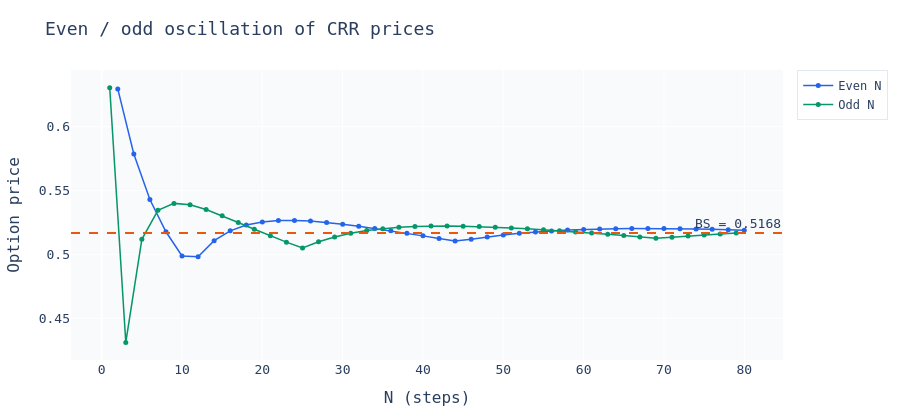

Notebook cell for this chart:
### Markdown cell above
### 6.5 · Even / Odd Oscillation

A well-known feature of the CRR model is that prices for even $n$ and odd $n$ converge to the Black-Scholes value from opposite sides. This oscillation vanishes as $n$ grows, but it explains why practitioners often prefer to average results for $n$ and $n+1$.

### Code cell
fig_osc = parity_oscillation_plot(params, N_max=80)
fig_osc.show()

### Figure 1 — Plotly figure (JSON) as saved in the notebook; plotly's stock layout.template omitted (floating-point values rounded to 4 significant figures)
{"data": [{"line": {"color": "#2563EB", "width": 1.5}, "marker": {"size": 5}, "mode": "lines+markers", "name": "Even N", "x": [2, 4, 6, 8, 10, 12, 14, 16, 18, 20, 22, 24, 26, 28, 30, 32, 34, 36, 38, 40, 42, 44, 46, 48, 50, 52, 54, 56, 58, 60, 62, 64, 66, 68, 70, 72, 74, 76, 78, 80], "y": [0.6295, 0.5787, 0.543, 0.5178, 0.4988, 0.4982, 0.5108, 0.5185, 0.523, 0.5255, 0.5266, 0.5267, 0.5261, 0.5251, 0.5237, 0.5221, 0.5204, 0.5185, 0.5165, 0.5146, 0.5126, 0.5105, 0.5119, 0.5137, 0.5153, 0.5165, 0.5176, 0.5184, 0.5191, 0.5196, 0.5199, 0.5201, 0.5203, 0.5203, 0.5202, 0.5201, 0.5199, 0.5197, 0.5193, 0.519], "type": "scatter"}, {"line": {"color": "#059669", "width": 1.5}, "marker": {"size": 5}, "mode": "lines+markers", "name": "Odd N", "x": [1, 3, 5, 7, 9, 11, 13, 15, 17, 19, 21, 23, 25, 27, 29, 31, 33, 35, 37, 39, 41, 43, 45, 47, 49, 51, 53, 55, 57, 59, 61, 63, 65, 67, 69, 71, 73, 75, 77, 79], "y": [0.6305, 0.4312, 0.5119, 0.5346, 0.54, 0.5389, 0.5351, 0.5303, 0.5251, 0.5198, 0.5146, 0.5097, 0.505, 0.51, 0.5137, 0.5166, 0.5187, 0.5202, 0.5212, 0.5219, 0.5222, 0.5223, 0.5222, 0.5218, 0.5214, 0.5208, 0.5201, 0.5194, 0.5186, 0.5177, 0.5167, 0.5158, 0.5148, 0.5138, 0.5127, 0.5134, 0.5144, 0.5153, 0.5161, 0.5167], "type": "scatter"}], "layout": {"shapes": [{"line": {"color": "#EA580C", "dash": "dash"}, "type": "line", "x0": 0, "x1": 1, "xref": "x domain", "y0": 0.5168, "y1": 0.5168, "yref": "y"}], "annotations": [{"showarrow": false, "text": "BS = 0.5168", "x": 1, "xanchor": "right", "xref": "x domain", "y": 0.5168, "yanchor": "bottom", "yref": "y"}], "font": {"family": "IBM Plex Mono, monospace", "size": 13}, "margin": {"l": 60, "r": 40, "t": 70, "b": 60}, "legend": {"font": {"size": 12}, "bgcolor": "rgba(255,255,255,0.85)", "bordercolor": "#E2E8F0", "borderwidth": 1}, "paper_bgcolor": "white", "plot_bgcolor": "#F8FAFC", "title": {"text": "Even / odd oscillation of CRR prices"}, "xaxis": {"title": {"text": "N (steps)"}}, "yaxis": {"title": {"text": "Option price"}}, "height": 420}}
